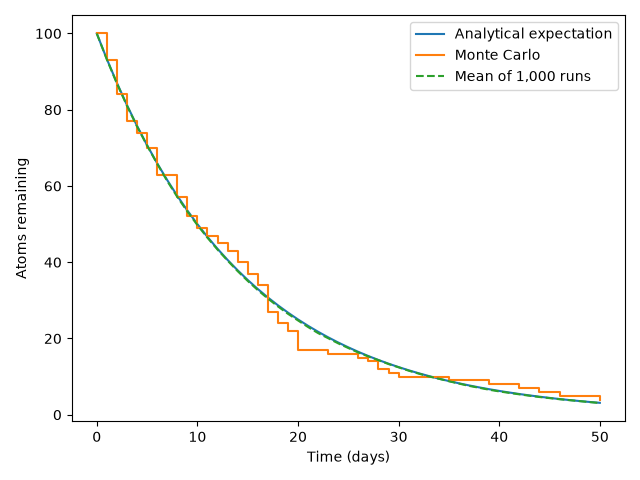

Here is the Python script that generated this plot:
import numpy as np
import matplotlib.pyplot as plt

rng = np.random.default_rng(42)

atoms_initial = 100
half_life = 10.0
dt = 1.0
duration = 50.0
rng = np.random.default_rng(7)
decay_constant = np.log(2) / half_life

decay_probability = 1 - np.exp(-decay_constant * dt)

print(f"Probability of decay in one step: {decay_probability:.2%}")
time = np.arange(0, duration + dt, dt)

def simulate_decay(time, initial_atoms, decay_probability, rng):
    atoms = np.zeros(len(time), dtype=int)
    atoms[0] = initial_atoms

    for i in range(len(time) - 1):
        decayed = rng.binomial(atoms[i], decay_probability)
        atoms[i + 1] = atoms[i] - decayed

    return atoms

atoms = simulate_decay(time, atoms_initial, decay_probability, rng)
print("Atoms remaining after 50 days:", atoms[-1])
print("Total atoms that decayed:", atoms_initial - atoms[-1])
number_runs = 1000
all_runs = []

for run in range(number_runs):
    result = simulate_decay(time, atoms_initial, decay_probability, rng)
    all_runs.append(result)

mean_atoms = np.mean(all_runs, axis=0)
print("Average final population:", mean_atoms[-1])
expected_atoms = atoms_initial * np.exp(-decay_constant * time)

plt.plot(time, expected_atoms, label="Analytical expectation")
plt.step(time, atoms, where="post", label="Monte Carlo")
plt.xlabel("Time (days)")
plt.ylabel("Atoms remaining")
plt.plot(time, mean_atoms, "--", label="Mean of 1,000 runs")
plt.legend()
plt.tight_layout()
plt.savefig("monte_carlo_decay.png")
plt.close()
